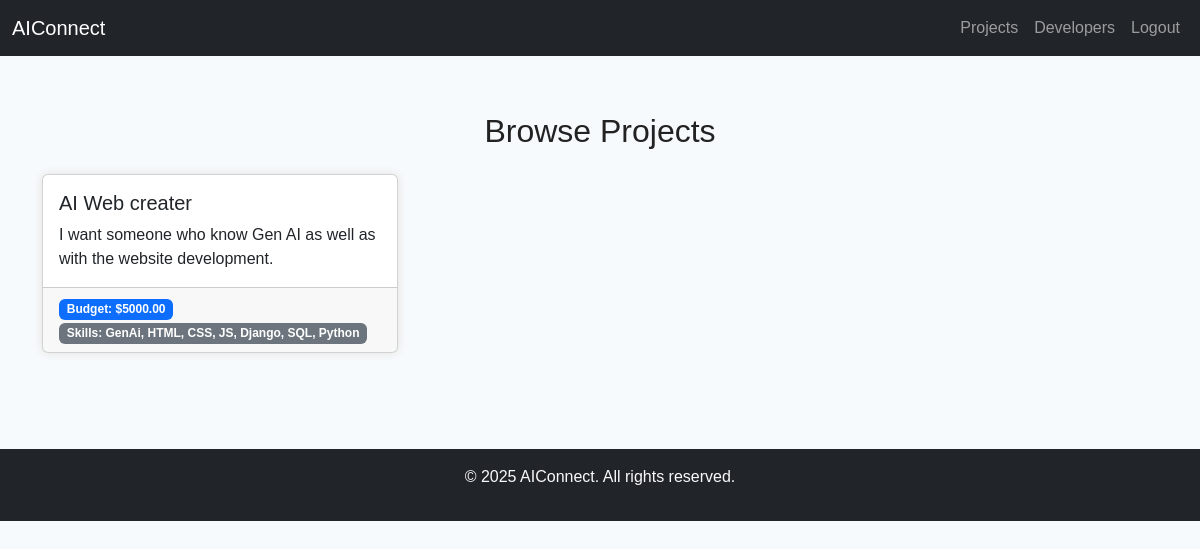
The page /projects/ (signed in) on the database its author committed.
### aiconnect/models.py (models this page shows)
class Project(models.Model):
    company = models.ForeignKey(User, on_delete=models.CASCADE, related_name='projects', limit_choices_to={'user_type': 'company'})
    title = models.CharField(max_length=200)
    description = models.TextField()
    budget = models.DecimalField(max_digits=10, decimal_places=2)
    skills = models.CharField(max_length=255)
    created_at = models.DateTimeField(auto_now_add=True)

### aiconnect/views.py (the view)
# urls.py: path('projects/', views.projects_view, name='projects'),
def projects_view(request):
    projects = Project.objects.all().order_by('-created_at')
    return render(request, 'aiconnect/projects.html', {'projects': projects})

### aiconnect/templates/aiconnect/projects.html (shortened to what this page needs)
{% extends "aiconnect/base.html" %}
{% block content %}
<h2 class="mb-4">Browse Projects</h2>
<div class="row">
    {% for project in projects %}
    <div class="col-md-4 mb-4">
        <div class="card h-100">
            <div class="card-body">
                <h5 class="card-title">{{ project.title }}</h5>
                <p class="card-text">{{ project.description|truncatewords:25 }}</p>
            </div>
            <div class="card-footer">
                <span class="badge bg-primary">Budget: ${{ project.budget }}</span>
                <span class="badge bg-secondary">Skills: {{ project.skills }}</span>
            </div>
        </div>
    </div>
    {% empty %}
    <div class="col-12"><p>No projects yet.</p></div>
    {% endfor %}
</div>
{% endblock %}

### rows shown on the page
Project: title "AI Web creater", description "I want someone who know Gen AI as well as with the website development.", budget "5000.00", skills "GenAi, HTML, CSS, JS, Django, SQL, Python"
